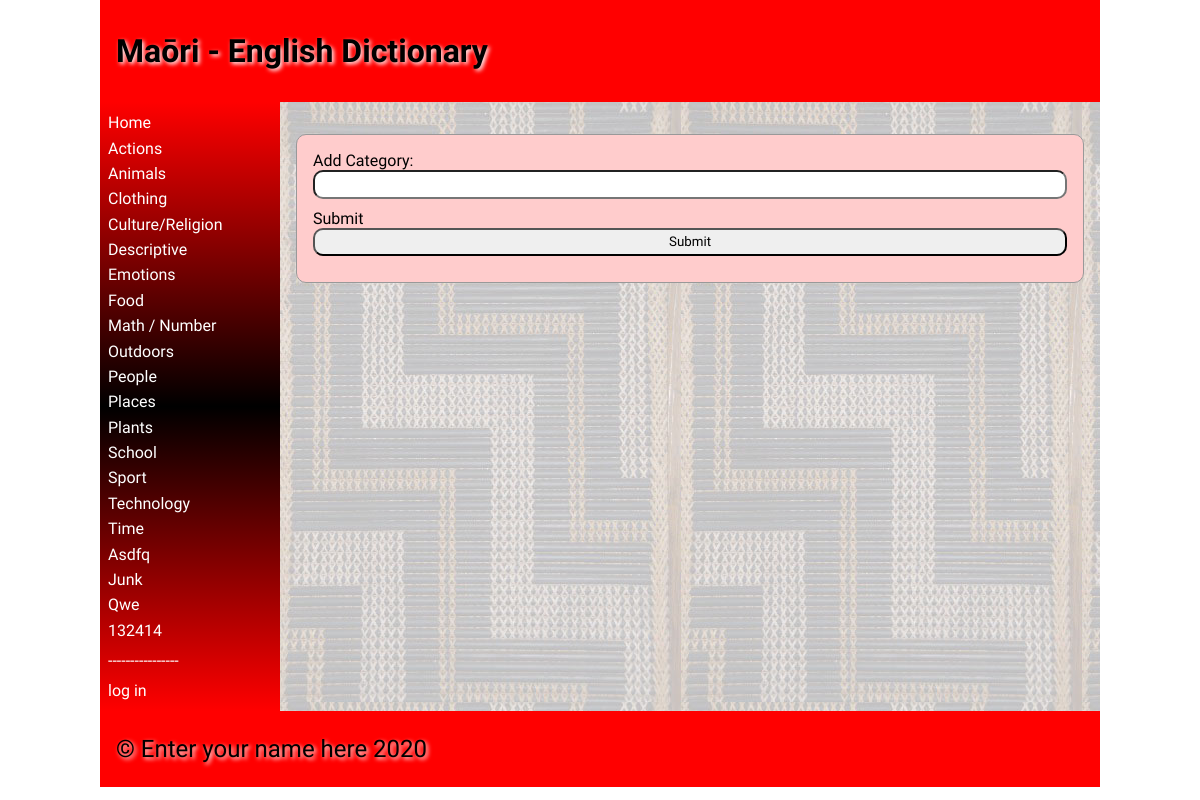
Page /add_category on the earlier database version.
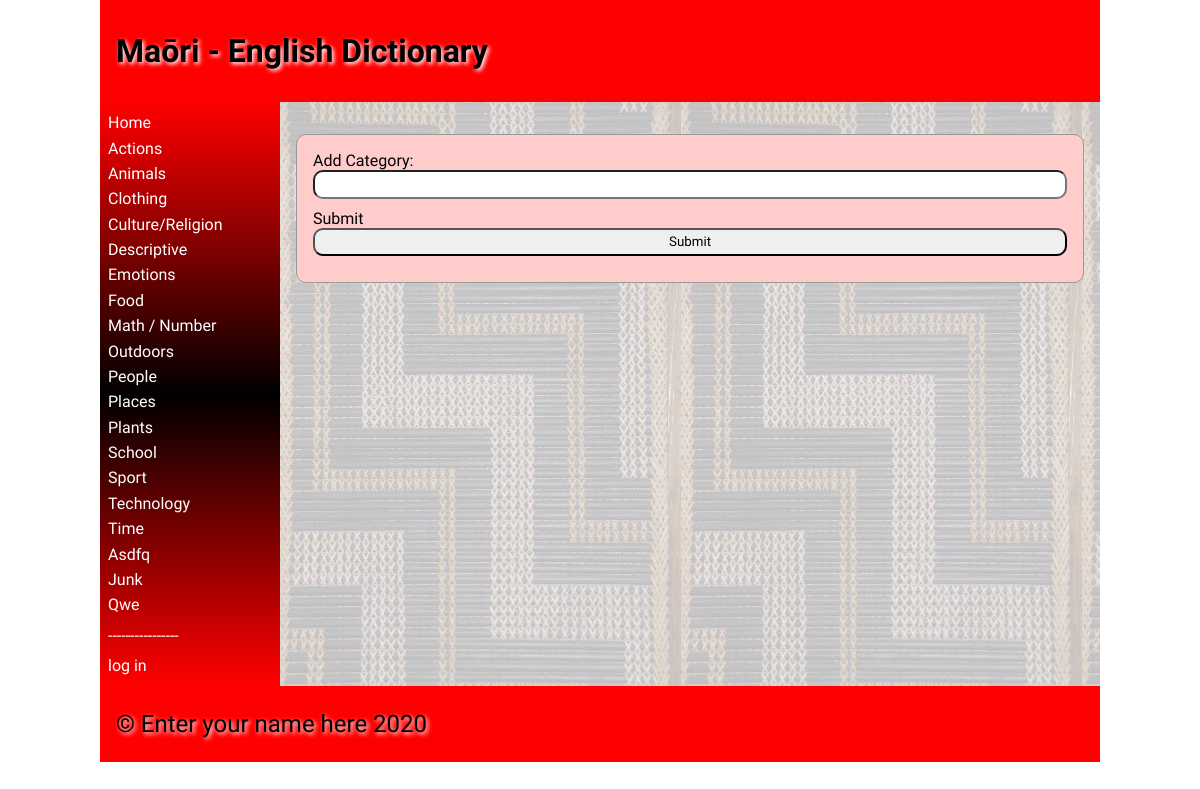
Same page on the later database version.
### tables this page shows
CREATE TABLE category
(
	id integer
		constraint category_pk
			primary key autoincrement,
	category varchar(30)
);

### app.py (the view, shortened to what this page needs)
@app.route("/add_category",methods=['POST','GET'])
def admin():
    return render_template('add_category.html', logged_in=is_logged_in(), categories=categories(),is_admin=is_admin())

### app.py (called while the page is built)
def create_connection(db_file):
    try:
        connection = sqlite3.connect(db_file)
        connection.execute('pragma foreign_keys=ON')
        return connection
    except Error as error:
        print(error)
    return None

def is_logged_in():
    if session.get('email') == None:
        print("not logged in ")
        return False
    else:
        print("logged in")
        return True

def is_admin():
    if session.get('admin') != 1:
        print("not admin ")
        return False
    else:
        print("is admin")
        return True

def categories():
    con = create_connection(DATABASE)
    query = "SELECT category,id FROM category"
    cur = con.cursor()
    cur.execute(query)
    category_list = cur.fetchall()
    con.close()
    return category_list

### templates/add_category.html (shortened to what this page needs)
{% extends 'base.html' %}
{% block heading %}Maōri - English Dictionary{% endblock %}
{% block main %}
<form class = "dataForm" method = "POST">
    <div class ="form-group">
        <div class ="form-label">Add Category:</div>
            <div class = "form-element"><input type = "text" name ="add_category" id = "add_category" required></div>
    </div>
    <div class ="form-group">
        <div class = "form-label">Submit</div>
            <div class ="form-element"><input type = "submit" value="Submit"></div>
    </div>
</form>
{% endblock %}

### templates/base.html (shortened to what this page needs)
<!doctype html>
<html lang="en">
<head>
	<link href="{{ url_for('static', filename='css/style.css') }}" rel="stylesheet">
</head>
<body>
	<div id="container">
		<header>
			<h1>{% block heading %}{% endblock %}</h1>
		</header>
		<nav>
			<ul>
                <li><a href="\">Home</a></li>
                {% for category in categories %}
                    <li><a href="/category/{{ category[1] }}/0">{{ category[0] }}</a></li>
                {% endfor %}
                 <p style = "color:white;">----------------</p>
                {% if logged_in %}
                     <li><a href = "/logout">log out</a></li>
                {% else %}
                    <li><a href = "/login">log in</a></li>
                {% endif %}
			</ul>
		</nav>
		<main>
            {% block main%}{% endblock %}
        </main>
		<footer>
			<p>
				&copy; Enter your name here 2020
			</p>
		</footer>
	</div>
</body>
</html>

### static/css/style.css (style rules this page uses)
* { font-family: Comfortaa, sans-serif; margin: 0; padding: 0; box-sizing: border-box; }
#container { display: grid; grid-template-columns: 75px auto; grid-template-areas: 'nav header' 'main main' 'footer footer'; }
header { grid-area: header; background-color: #f00; padding: 1rem; }
nav { grid-area: nav; }
main { grid-area: main; padding: 1rem; background-color: #edd; }
h1, h2, h3, h4 { padding: 1rem 0; font-family: 'Suez One', serif; color: #000; text-shadow: 2px 2px 4px #fff; }
p { padding: 0.5rem 0; }
a { color: #222; }
.dataForm { margin: 1rem 0; border: 1px solid #999; padding: 1rem; background-color: #fcc; border-radius: 10px; }
.dataForm input, textarea { width: 100%; border-radius: 10px; padding: 0.3rem; margin-bottom: 10px; }
footer { grid-area: footer; padding: 1rem; background-color: #f00; }
footer p { color: #000; text-shadow: 2px 2px 4px #fff; font-size: 1.5rem; }
@media only screen and (min-width: 768px) { #container { grid-template-columns: 180px auto; grid-template-areas: 'header header' 'nav main' 'footer footer'; } }
@media only screen and (min-width: 768px) { nav { background: linear-gradient(180deg, rgba(255,0,0,1) 0%, rgba(0, 0, 0, 1) 50%, rgba(255,0,0,1) 100%); padding: 0.5rem; } }
@media only screen and (min-width: 768px) { nav ul { list-style: none; } }
@media only screen and (min-width: 768px) { nav li { padding: 0.2rem 0; } }
@media only screen and (min-width: 768px) { nav a { color: #fff; text-decoration: none; } }
@media only screen and (min-width: 768px) { main { background-image: url('/poutama.jpg'); } }
@media only screen and (min-width: 1000px) { #container { width: 1000px; margin: auto; } }

Differences in the rows shown:
removed category: category "132414"
